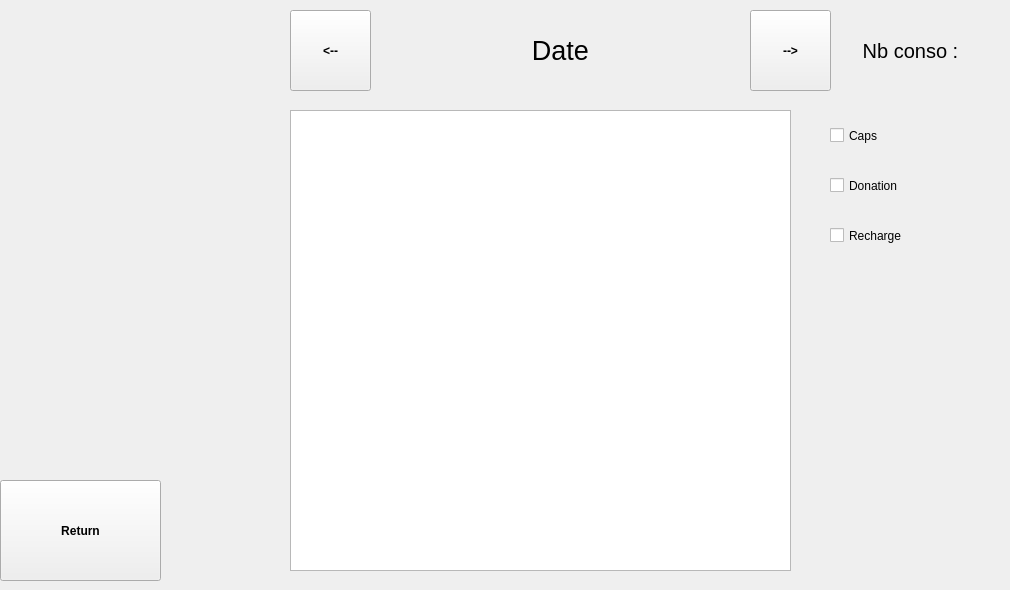
    <widget class="QWidget" name="operations_panel">
     <widget class="QPushButton" name="operations_nextDate_pushButton">
      <property name="geometry">
       <rect>
        <x>750</x>
        <y>10</y>
        <width>81</width>
        <height>81</height>
       </rect>
      </property>
      <property name="font">
       <font>
        <weight>75</weight>
        <bold>true</bold>
       </font>
      </property>
      <property name="text">
       <string>--&gt;</string>
      </property>
     </widget>
     <widget class="QTextEdit" name="operations_details_textEdit">
      <property name="enabled">
       <bool>true</bool>
      </property>
      <property name="geometry">
       <rect>
        <x>290</x>
        <y>110</y>
        <width>501</width>
        <height>461</height>
       </rect>
      </property>
      <property name="sizePolicy">
       <sizepolicy hsizetype="Expanding" vsizetype="Expanding">
        <horstretch>0</horstretch>
        <verstretch>0</verstretch>
       </sizepolicy>
      </property>
      <property name="font">
       <font>
        <pointsize>15</pointsize>
        <strikeout>false</strikeout>
       </font>
      </property>
      <property name="horizontalScrollBarPolicy">
       <enum>Qt::ScrollBarAlwaysOff</enum>
      </property>
      <property name="readOnly">
       <bool>true</bool>
      </property>
      <property name="textInteractionFlags">
       <set>Qt::NoTextInteraction</set>
      </property>
     </widget>
     <widget class="QLabel" name="operations_date_label">
      <property name="geometry">
       <rect>
        <x>440</x>
        <y>10</y>
        <width>241</width>
        <height>81</height>
       </rect>
      </property>
      <property name="font">
       <font>
        <pointsize>20</pointsize>
       </font>
      </property>
      <property name="text">
       <string>Date</string>
      </property>
      <property name="alignment">
       <set>Qt::AlignCenter</set>
      </property>
     </widget>
     <widget class="QPushButton" name="operations_previousDate_pushButton">
      <property name="geometry">
       <rect>
        <x>290</x>
        <y>10</y>
        <width>81</width>
        <height>81</height>
       </rect>
      </property>
      <property name="font">
       <font>
        <weight>75</weight>
        <bold>true</bold>
       </font>
      </property>
      <property name="text">
       <string>&lt;--</string>
      </property>
     </widget>
     <widget class="QPushButton" name="operations_return_pushButton">
      <property name="geometry">
       <rect>
        <x>0</x>
        <y>480</y>
        <width>161</width>
        <height>101</height>
       </rect>
      </property>
      <property name="font">
       <font>
        <weight>75</weight>
        <bold>true</bold>
       </font>
      </property>
      <property name="text">
       <string>Return</string>
      </property>
     </widget>
     <widget class="QLabel" name="operations_nbconso_label">
      <property name="geometry">
       <rect>
        <x>850</x>
        <y>10</y>
        <width>121</width>
        <height>81</height>
       </rect>
      </property>
      <property name="font">
       <font>
        <pointsize>15</pointsize>
       </font>
      </property>
      <property name="text">
       <string>Nb conso :</string>
      </property>
      <property name="alignment">
       <set>Qt::AlignCenter</set>
      </property>
     </widget>
     <widget class="QCheckBox" name="operations_caps_checkBox">
      <property name="geometry">
       <rect>
        <x>830</x>
        <y>120</y>
        <width>171</width>
        <height>31</height>
       </rect>
      </property>
      <property name="text">
       <string>Caps</string>
      </property>
     </widget>
     <widget class="QCheckBox" name="operations_donation_checkBox">
      <property name="geometry">
       <rect>
        <x>830</x>
        <y>170</y>
        <width>171</width>
        <height>31</height>
       </rect>
      </property>
      <property name="text">
       <string>Donation</string>
      </property>
     </widget>
     <widget class="QCheckBox" name="operations_recharge_checkBox">
      <property name="geometry">
       <rect>
        <x>830</x>
        <y>220</y>
        <width>171</width>
        <height>31</height>
       </rect>
      </property>
      <property name="text">
       <string>Recharge</string>
      </property>
     </widget>
    </widget>
